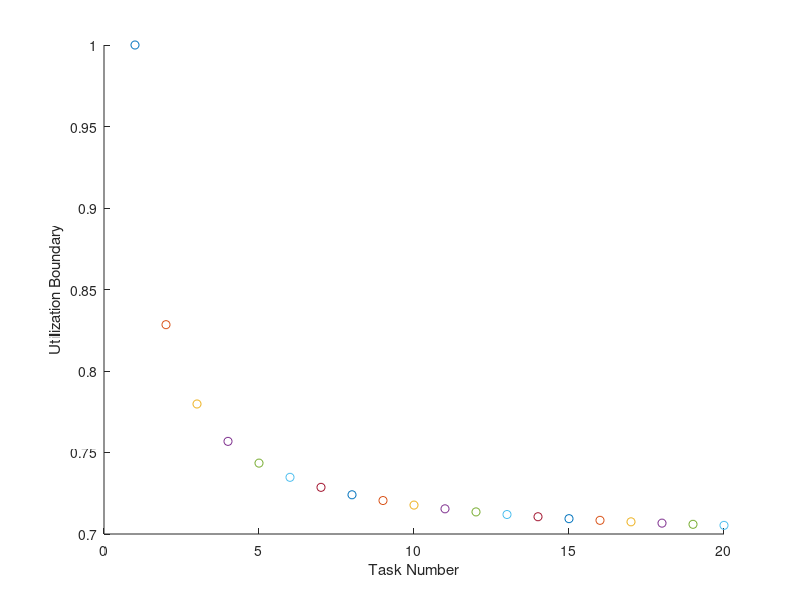

Write the MATLAB code that produced this figure.
% For simple periodic tasks where D = T, under FPS + RM
% There is a utilization boundary under which task set is always scheduable
for N = 1:20
    u_bound = N * (power(2, 1/N) - 1);
    scatter(N, u_bound, 'bx')
    hold on
end

ylabel('Utilization Boundary')
xlabel('Task Number')